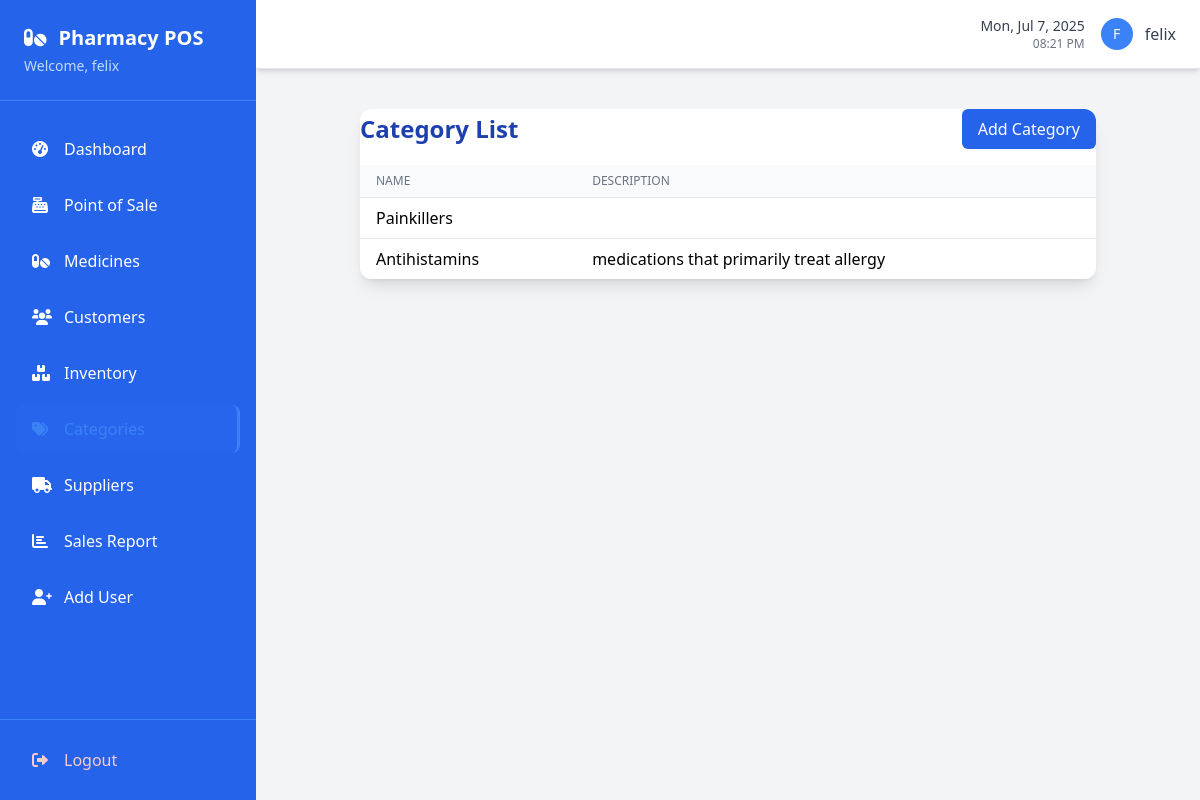
Before: /categories/ (signed in) with the older database file.
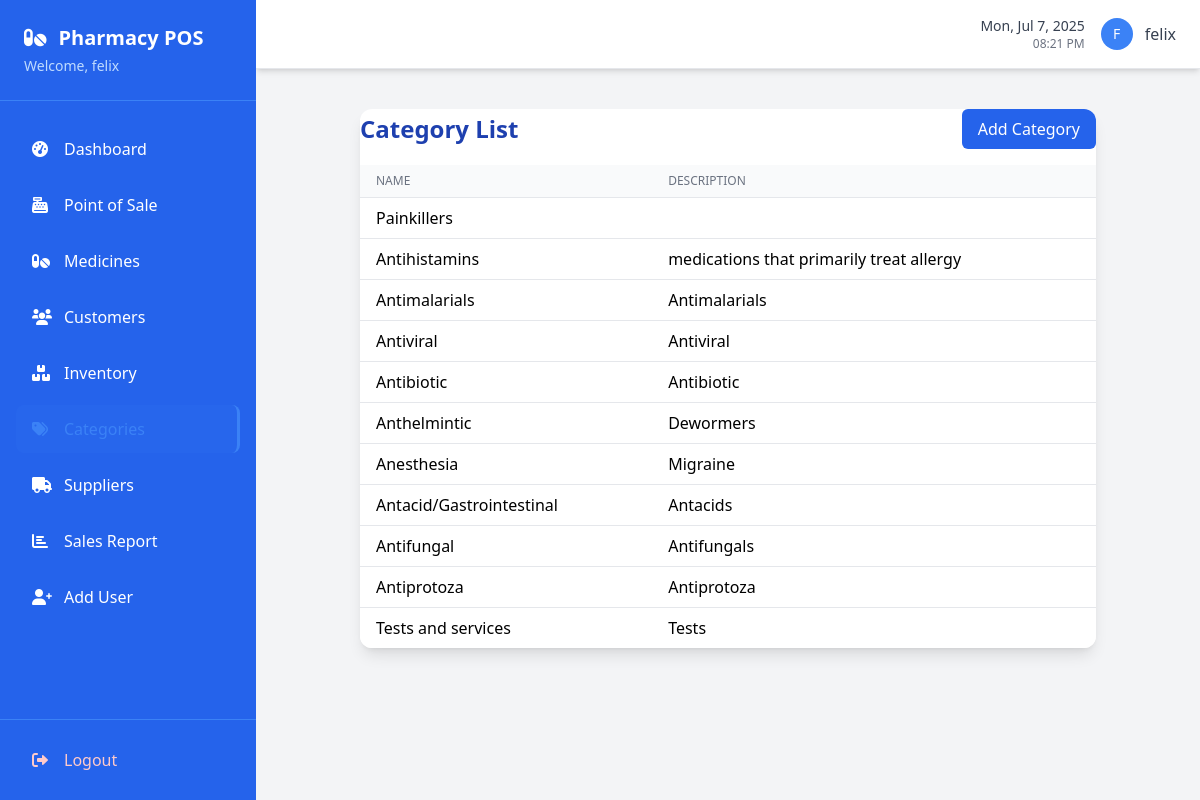
After: the same page with the newer database file.
### pos/models.py (models this page shows, shortened)
class Category(models.Model):
    name = models.CharField(max_length=50)
    description = models.TextField(blank=True)
    is_active = models.BooleanField(default=True)
    created_at = models.DateTimeField(auto_now_add=True)
    updated_at = models.DateTimeField(auto_now=True)
    class Meta:
        verbose_name_plural = "Categories"

### pos/views.py (the view)
# urls.py: path('categories/', views.category_list, name='category_list'),
@login_required
def category_list(request):
    categories = Category.objects.filter(is_active=True)
    return render(request, 'pos/category_list.html', {'categories': categories})

### templates/pos/category_list.html (shortened to what this page needs)
{% extends 'base.html' %}
{% block content %}
<div class="max-w-3xl mx-auto p-4">
    <div class="bg-white rounded-xl shadow-lg overflow-hidden">
        <div class="flex justify-between items-center mb-4">
            <h2 class="text-2xl font-semibold text-blue-800">Category List</h2>
            <a href="{% url 'category_add' %}" class="bg-blue-600 text-white px-4 py-2 rounded-md hover:bg-blue-700">Add Category</a>
        </div>
        <table class="min-w-full divide-y divide-gray-200">
            <thead class="bg-gray-50">
                <tr>
                    <th class="px-4 py-2 text-left text-xs font-medium text-gray-500 uppercase">Name</th>
                    <th class="px-4 py-2 text-left text-xs font-medium text-gray-500 uppercase">Description</th>
                </tr>
            </thead>
            <tbody class="bg-white divide-y divide-gray-200">
                {% for category in categories %}
                <tr>
                    <td class="px-4 py-2">{{ category.name }}</td>
                    <td class="px-4 py-2">{{ category.description }}</td>
                </tr>
                {% empty %}
                <tr>
                    <td colspan="2" class="px-4 py-2 text-center text-gray-400">No categories found.</td>
                </tr>
                {% endfor %}
            </tbody>
        </table>
    </div>
</div>
{% endblock %}

Changed rows visible on the page:
added Category: name "Antimalarials", description "Antimalarials"
added Category: name "Antiviral", description "Antiviral"
added Category: name "Antibiotic", description "Antibiotic"
added Category: name "Anthelmintic", description "Dewormers"
added Category: name "Anesthesia", description "Migraine"
added Category: name "Antacid/Gastrointestinal", description "Antacids"
added Category: name "Antifungal", description "Antifungals"
added Category: name "Antiprotoza", description "Antiprotoza"
added Category: name "Tests and services", description "Tests"
